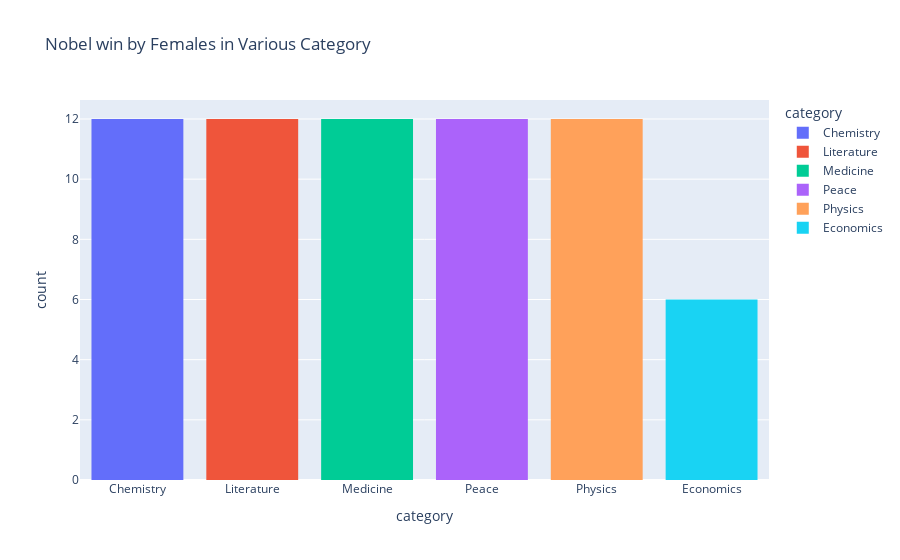

The cell this chart's notebook holds for it:
### Code cell
fig = px.histogram(prop_female_winners, x = 'category', color = 'category',
                  title = 'Nobel win by Females in Various Category')
fig.show()

### Figure 1 — Plotly figure (JSON) as saved in the notebook; plotly's stock layout.template omitted (floating-point values rounded to 4 significant figures)
{"data": [{"alignmentgroup": "True", "bingroup": "x", "hovertemplate": "category=%{x}<br>count=%{y}<extra></extra>", "legendgroup": "Chemistry", "marker": {"color": "#636efa", "pattern": {"shape": ""}}, "name": "Chemistry", "offsetgroup": "Chemistry", "orientation": "v", "showlegend": true, "type": "histogram", "x": ["Chemistry", "Chemistry", "Chemistry", "Chemistry", "Chemistry", "Chemistry", "Chemistry", "Chemistry", "Chemistry", "Chemistry", "Chemistry", "Chemistry"], "xaxis": "x", "yaxis": "y"}, {"alignmentgroup": "True", "bingroup": "x", "hovertemplate": "category=%{x}<br>count=%{y}<extra></extra>", "legendgroup": "Literature", "marker": {"color": "#EF553B", "pattern": {"shape": ""}}, "name": "Literature", "offsetgroup": "Literature", "orientation": "v", "showlegend": true, "type": "histogram", "x": ["Literature", "Literature", "Literature", "Literature", "Literature", "Literature", "Literature", "Literature", "Literature", "Literature", "Literature", "Literature"], "xaxis": "x", "yaxis": "y"}, {"alignmentgroup": "True", "bingroup": "x", "hovertemplate": "category=%{x}<br>count=%{y}<extra></extra>", "legendgroup": "Medicine", "marker": {"color": "#00cc96", "pattern": {"shape": ""}}, "name": "Medicine", "offsetgroup": "Medicine", "orientation": "v", "showlegend": true, "type": "histogram", "x": ["Medicine", "Medicine", "Medicine", "Medicine", "Medicine", "Medicine", "Medicine", "Medicine", "Medicine", "Medicine", "Medicine", "Medicine"], "xaxis": "x", "yaxis": "y"}, {"alignmentgroup": "True", "bingroup": "x", "hovertemplate": "category=%{x}<br>count=%{y}<extra></extra>", "legendgroup": "Peace", "marker": {"color": "#ab63fa", "pattern": {"shape": ""}}, "name": "Peace", "offsetgroup": "Peace", "orientation": "v", "showlegend": true, "type": "histogram", "x": ["Peace", "Peace", "Peace", "Peace", "Peace", "Peace", "Peace", "Peace", "Peace", "Peace", "Peace", "Peace"], "xaxis": "x", "yaxis": "y"}, {"alignmentgroup": "True", "bingroup": "x", "hovertemplate": "category=%{x}<br>count=%{y}<extra></extra>", "legendgroup": "Physics", "marker": {"color": "#FFA15A", "pattern": {"shape": ""}}, "name": "Physics", "offsetgroup": "Physics", "orientation": "v", "showlegend": true, "type": "histogram", "x": ["Physics", "Physics", "Physics", "Physics", "Physics", "Physics", "Physics", "Physics", "Physics", "Physics", "Physics", "Physics"], "xaxis": "x", "yaxis": "y"}, {"alignmentgroup": "True", "bingroup": "x", "hovertemplate": "category=%{x}<br>count=%{y}<extra></extra>", "legendgroup": "Economics", "marker": {"color": "#19d3f3", "pattern": {"shape": ""}}, "name": "Economics", "offsetgroup": "Economics", "orientation": "v", "showlegend": true, "type": "histogram", "x": ["Economics", "Economics", "Economics", "Economics", "Economics", "Economics"], "xaxis": "x", "yaxis": "y"}], "layout": {"barmode": "relative", "legend": {"title": {"text": "category"}, "tracegroupgap": 0}, "title": {"text": "Nobel win by Females in Various Category"}, "xaxis": {"anchor": "y", "categoryarray": ["Chemistry", "Literature", "Medicine", "Peace", "Physics", "Economics"], "categoryorder": "array", "domain": [0, 1], "title": {"text": "category"}}, "yaxis": {"anchor": "x", "domain": [0, 1], "title": {"text": "count"}}}}
